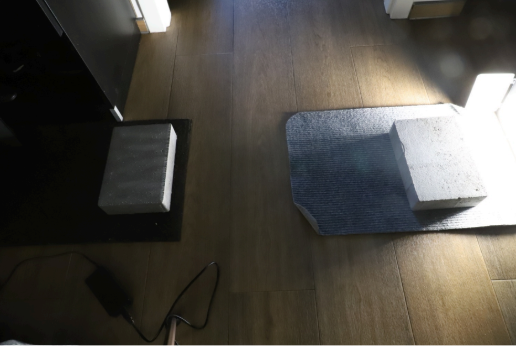
#> input picture example.png, 516 x 346 px
$ python calculatingTheDimensionsOfBricks.py
#> lines starting #> are read from the running program, lines starting #| are printed output that depends on the picture; after the words box and inside, x2 and y2 are one past the last pixel; in counts of white or black regions, pixels touching at a corner belong together
import cv2

img = cv2.imread('example.png')
#> img is the input picture: shape (346, 516, 3); mean B, G, R 68.4, 75, 78.4

height, width = img.shape[:2]
#> height = 346; width = 516
new_width = 500
scale = new_width / width
#> scale = 0.969
new_height = int(height * scale)
#> new_height = 335
resized = cv2.resize(img, (new_width, new_height))

gray = cv2.cvtColor(resized, cv2.COLOR_BGR2GRAY)
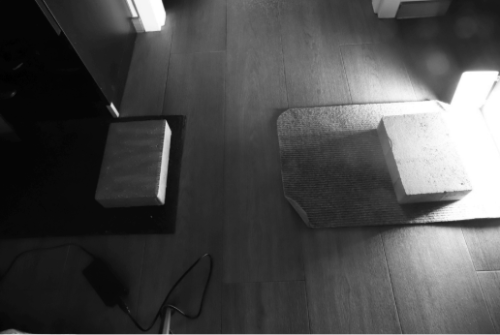
#> gray: shape (335, 500); min 0, max 255, mean 75.2
_, binary = cv2.threshold(gray, 140, 255, cv2.THRESH_BINARY)
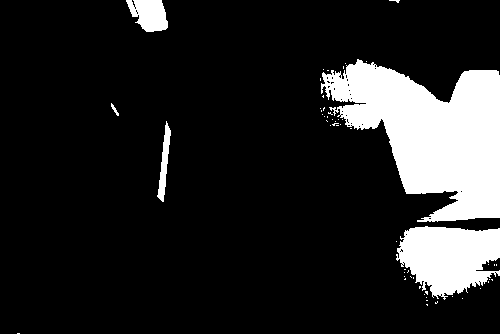
#> binary: shape (335, 500); 14.6% white; 55 white regions (49 under 20 px)

contours, _ = cv2.findContours(binary, cv2.RETR_TREE, cv2.CHAIN_APPROX_SIMPLE)
#> contours = 96 contours, 91 with area under 20; largest, box (x1, y1, x2, y2) and area: (321, 59, 500, 222) 16524, (396, 226, 500, 300) 5175, (126, 0, 168, 32) 899, (157, 121, 171, 202) 392, (111, 103, 119, 116) 22

annotated_img = resized.copy()

for i, contour in enumerate(contours, start=1):
    x, y, w, h = cv2.boundingRect(contour)
    cv2.rectangle(annotated_img, (x, y), (x + w, y + h), (255, 0, 0), 2)
    text = f'{w}x{h} px'
    cv2.putText(annotated_img, text, (x, y - 5), cv2.FONT_HERSHEY_SIMPLEX,
                0.5, (0, 255, 0), 1, cv2.LINE_AA)
#> this loop made 96 passes
#> (x, y, w, h, text) on passes 1, 3, 5, 6, 7, 8, 10, 14, 18, 19, 24, 25: (0, 333, 500, 2, '500x2 px'), (435, 301, 3, 3, '3x3 px'), (462, 298, 1, 1, '1x1 px'), (426, 297, 1, 1, '1x1 px'), (452, 296, 1, 1, '1x1 px'), (424, 294, 1, 1, '1x1 px'), (480, 288, 1, 1, '1x1 px'), (489, 279, 1, 1, '1x1 px'), (404, 276, 1, 1, '1x1 px'), (404, 272, 1, 1, '1x1 px'), (488, 264, 1, 1, '1x1 px'), (396, 241, 1, 1, '1x1 px')
#> (contour, x, y, w, h, text) on passes 2, 4, 9, 11, 12, 13: ([[426, 304], [427, 305], [427, 304]], 426, 304, 2, 2, '2x2 px'), ([[426, 300], [427, 300]], 426, 300, 2, 1, '2x1 px'), ([[425, 291], [425, 292], [427, 294], [427, 291]], 425, 291, 3, 4, '3x4 px'), ([[419, 286], [419, 288], [420, 287], [420, 286]], 419, 286, 2, 3, '2x3 px'), ([[488, 281], [488, 282]], 488, 281, 1, 2, '1x2 px'), ([[491, 279], [492, 280], [492, 279]], 491, 279, 2, 2, '2x2 px')
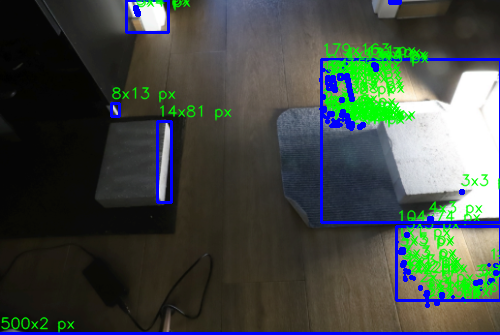
#> annotated_img: shape (335, 500, 3); mean B, G, R 69.3, 74.9, 67

cv2.imshow('Wymiary kostek', annotated_img)
cv2.waitKey(0)
cv2.destroyAllWindows()
